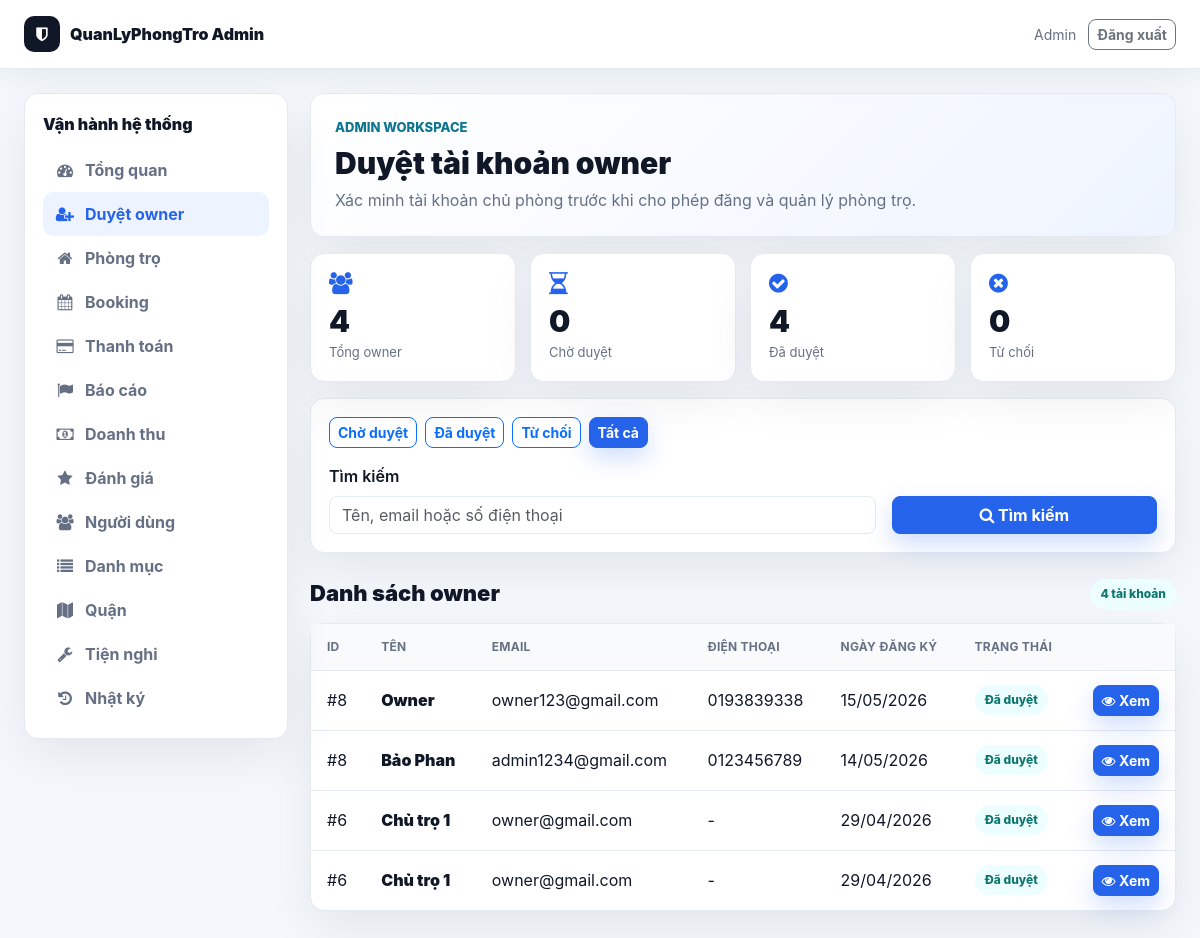
/public/admin/user_approvals.php?tab=all (signed in), run on the app's committed database.
### tables this page shows
CREATE TABLE `users` (
  `id` int(11) NOT NULL,
  `name` varchar(100) DEFAULT NULL,
  `email` varchar(150) DEFAULT NULL,
  `password` varchar(255) DEFAULT NULL,
  `reset_token` varchar(64) DEFAULT NULL,
  `reset_expires` datetime DEFAULT NULL,
  `force_password_change` tinyint(1) NOT NULL DEFAULT 0,
  `phone` varchar(20) DEFAULT NULL,
  `avatar` varchar(255) DEFAULT NULL,
  `role` enum('user','owner','admin') DEFAULT 'user',
  `created_at` timestamp NOT NULL DEFAULT current_timestamp(),
  `status` varchar(20) DEFAULT 'pending',
  `approved_by` int(11) DEFAULT NULL,
  `approved_at` datetime DEFAULT NULL,
  `rejection_reason` text DEFAULT NULL,
  `address` text DEFAULT NULL,
  `idcard_number` varchar(50) DEFAULT NULL,
  `trust_score` int(11) NOT NULL DEFAULT 0,
  `admin_note` text DEFAULT NULL,
  `verified_at` datetime DEFAULT NULL,
  `id_card_front` varchar(255) DEFAULT NULL,
  `id_card_back` varchar(255) DEFAULT NULL,
  `bank_name` varchar(100) DEFAULT NULL,
  `bank_account_no` varchar(50) DEFAULT NULL,
  `bank_account_name` varchar(100) DEFAULT NULL,
  `notify_email` tinyint(1) DEFAULT 1,
  `notify_booking` tinyint(1) DEFAULT 1,
  `show_phone` tinyint(1) DEFAULT 1,
  `dark_mode` tinyint(1) DEFAULT 0
);

### core/Database.php (called while the page is built, shortened)
<?php
class Database {
    private $conn;
    public function __construct($connection) {
        $this->conn = $connection;
    }
    public function getRow($sql) {
        $result = $this->conn->query($sql);
        if ($result && $result->num_rows > 0) {
            return $result->fetch_assoc();
        }
        return false;
    }
    public function getRows($sql) {
        $result = $this->conn->query($sql);
        if ($result && $result->num_rows > 0) {
            $rows = [];
            while ($row = $result->fetch_assoc()) {
                $rows[] = $row;
            }
            return $rows;
        }
        return [];
    }
    public function count($table, $where = '') {
        $sql = "SELECT COUNT(*) as count FROM $table";
        if ($where) {
            $sql .= " WHERE $where";
        }
        $result = $this->conn->query($sql);
        if ($result) {
            $row = $result->fetch_assoc();
            return $row['count'];
        }
        return 0;
    }
}
?>

### public/admin/user_approvals.php (the view, shortened to what this page needs)
<?php
require_once __DIR__ . '/../admin_init.php';
require_once __DIR__ . '/layout.php';
$page = max(1, (int)($_GET['page'] ?? 1));
$tab = $_GET['tab'] ?? 'pending';
$search = trim((string)($_GET['search'] ?? ''));
$limit = ITEMS_PER_PAGE;
$offset = ($page - 1) * $limit;
$where = "role = 'owner'";
$total = (int)($db->getRow("SELECT COUNT(*) AS total FROM users WHERE {$where}")['total'] ?? 0);
$users = $db->getRows("SELECT * FROM users WHERE {$where} ORDER BY created_at DESC LIMIT {$offset}, {$limit}");
$stats = [
    'total' => $db->count('users', "role = 'owner'"),
    'pending' => $db->count('users', "role = 'owner' AND status = 'pending'"),
    'approved' => $db->count('users', "role = 'owner' AND status = 'approved'"),
    'rejected' => $db->count('users', "role = 'owner' AND status = 'rejected'"),
];
$tabUrl = static fn(string $name): string => '?tab=' . urlencode($name) . ($search !== '' ? '&search=' . urlencode($search) : '');
?>
<div class="wb-grid wb-stats-4 mb-3">
    <div class="wb-card"><i class="fa fa-users wb-card-icon"></i><div class="wb-card-value"><?php echo (int)$stats['total']; ?></div><div class="wb-card-label">Tổng owner</div></div>
    <div class="wb-card"><i class="fa fa-hourglass-half wb-card-icon"></i><div class="wb-card-value"><?php echo (int)$stats['pending']; ?></div><div class="wb-card-label">Chờ duyệt</div></div>
    <div class="wb-card"><i class="fa fa-check-circle wb-card-icon"></i><div class="wb-card-value"><?php echo (int)$stats['approved']; ?></div><div class="wb-card-label">Đã duyệt</div></div>
    <div class="wb-card"><i class="fa fa-times-circle wb-card-icon"></i><div class="wb-card-value"><?php echo (int)$stats['rejected']; ?></div><div class="wb-card-label">Từ chối</div></div>
</div>
<div class="wb-card mb-3">
    <div class="d-flex flex-wrap gap-2 mb-3">
        <?php foreach (['pending' => 'Chờ duyệt', 'approved' => 'Đã duyệt', 'rejected' => 'Từ chối', 'all' => 'Tất cả'] as $key => $label): ?>
            <a class="btn btn-sm <?php echo $tab === $key ? 'btn-primary' : 'btn-outline-primary'; ?>" href="<?php echo $tabUrl($key); ?>"><?php echo $label; ?></a>
        <?php endforeach; ?>
    </div>
    <form method="GET" class="row g-3 align-items-end">
        <div class="col-md-8">
            <label class="form-label fw-semibold">Tìm kiếm</label>
            <input type="text" name="search" class="form-control" value="<?php echo admin_e($search); ?>" placeholder="Tên, email hoặc số điện thoại">
        </div>
        <div class="col-md-4">
            <button type="submit" class="btn btn-primary w-100"><i class="fa fa-search"></i> Tìm kiếm</button>
        </div>
    </form>
</div>
<div class="wb-section-head">
    <h2>Danh sách owner</h2>
    <span class="wb-pill"><?php echo $total; ?> tài khoản</span>
</div>
<div class="wb-table-card">
    <?php if ($users): ?>
        <table class="wb-table">
            <thead>
                <tr>
                    <th>ID</th>
                    <th>Tên</th>
                    <th>Email</th>
                    <th>Điện thoại</th>
                    <th>Ngày đăng ký</th>
                    <th>Trạng thái</th>
                    <th></th>
                </tr>
            </thead>
            <tbody>
                <?php foreach ($users as $user): ?>
                    <?php $status = (string)($user['status'] ?? 'pending'); ?>
                    <tr>
                        <td>#<?php echo (int)$user['id']; ?></td>
                        <td class="wb-title"><?php echo admin_e($user['name'] ?? 'N/A'); ?></td>
                        <td><?php echo admin_e($user['email'] ?? 'N/A'); ?></td>
                        <td><?php echo admin_e($user['phone'] ?? '-'); ?></td>
                        <td><?php echo !empty($user['created_at']) ? date('d/m/Y', strtotime((string)$user['created_at'])) : ''; ?></td>
                        <td><span class="wb-pill <?php echo admin_pill_class($status); ?>"><?php echo admin_status_label($status); ?></span></td>
                        <td class="text-end">
                            <a href="user_detail.php?id=<?php echo (int)$user['id']; ?>" class="btn btn-sm btn-primary"><i class="fa fa-eye"></i> Xem</a>
                        </td>
                    </tr>
                <?php endforeach; ?>
            </tbody>
        </table>
    <?php else: ?>
        <div class="wb-empty">Không có tài khoản owner phù hợp.</div>
    <?php endif; ?>
</div>

### public/assets/css/modern.css (style rules this page uses)
:root { --app-bg: #f4f7fb; --app-surface: #ffffff; --app-surface-soft: #f8fafc; --app-text: #172033; --app-muted: #667085; --app-border: #e5eaf2; --app-primary: #2563eb; --app-primary-dark: #1e40af; --app-accent: #14b8a6; --app-warning: #f59e0b; --app-danger: #dc2626; --app-success: #16a34a; --app-shadow: 0 14px 40px rgba(15, 23, 42, 0.08); --app-radius: 8px; }
body { background: var(--app-bg) !important; color: var(--app-text); font-family: "Inter", "Segoe UI", Arial, sans-serif !important; }
*, *::before, *::after { box-sizing: border-box; }
.btn, button, .btn-primary, .btn-view, .btn-search, .btn-cta { border-radius: var(--app-radius) !important; font-weight: 700; }
.btn-primary, .btn-view, .btn-search { background: var(--app-primary) !important; border-color: var(--app-primary) !important; box-shadow: 0 10px 24px rgba(37, 99, 235, 0.22); }
.form-control, .form-select, input, textarea, select { border-radius: var(--app-radius) !important; border-color: var(--app-border) !important; }

### public/assets/css/workbench.css (style rules this page uses)
:root { --wb-bg: #f4f7fb; --wb-surface: #ffffff; --wb-soft: #f8fafc; --wb-text: #101828; --wb-muted: #667085; --wb-border: #e5eaf2; --wb-primary: #2563eb; --wb-primary-dark: #1e40af; --wb-accent: #0e7490; --wb-success: #16a34a; --wb-warning: #f59e0b; --wb-danger: #dc2626; --wb-shadow: 0 18px 50px rgba(15, 23, 42, .07); }
body.workbench { min-height: 100vh; margin: 0; background: var(--wb-bg) !important; color: var(--wb-text); font-family: "Inter", "Segoe UI", Arial, sans-serif; }
.wb-sidebar, .wb-hero, .wb-card, .wb-table-card, .wb-list-card { background: var(--wb-surface); border: 1px solid var(--wb-border); border-radius: 14px; box-shadow: var(--wb-shadow); }
.wb-grid { display: grid; gap: 14px; }
.wb-stats-4 { grid-template-columns: repeat(4, minmax(0, 1fr)); }
.wb-card { padding: 18px; }
.wb-card-icon { color: var(--wb-primary); font-size: 22px; margin-bottom: 12px; }
.wb-card-value { font-size: 30px; line-height: 1; font-weight: 950; }
.wb-card-label { color: var(--wb-muted); font-size: 13px; margin-top: 7px; }
.wb-section-head { margin: 26px 0 14px; display: flex; align-items: center; justify-content: space-between; gap: 12px; }
.wb-section-head h2 { margin: 0; font-size: 22px; font-weight: 950; }
.wb-pill { display: inline-flex; align-items: center; gap: 6px; padding: 6px 10px; border-radius: 999px; background: #ecfeff; color: #0f766e; font-size: 12px; font-weight: 850; }
.wb-table { width: 100%; margin: 0; }
.wb-table th, .wb-table td { padding: 14px 16px; border-bottom: 1px solid var(--wb-border); vertical-align: middle; }
.wb-table th { color: var(--wb-muted); background: var(--wb-soft); font-size: 12px; text-transform: uppercase; letter-spacing: .02em; }
.wb-table tr:last-child td { border-bottom: 0; }
.wb-title { color: var(--wb-text); font-weight: 900; }

### data on the page
users: id "8", name "Owner", email "owner123@gmail.com", phone "0193839338", created_at "15/05/2026", status "Đã duyệt"
users: id "8", name "Bảo Phan", email "admin1234@gmail.com", phone "0123456789", created_at "14/05/2026", status "Đã duyệt"
users: id "6", name "Chủ trọ 1", email "owner@gmail.com", phone "-", created_at "29/04/2026", status "Đã duyệt"
users: id "6", name "Chủ trọ 1", email "owner@gmail.com", phone "-", created_at "29/04/2026", status "Đã duyệt"

### other printed values
admin_e(admin_current_name()) "Admin"
admin_e($item['label']) "Tổng quan"
admin_e($item['label']) "Duyệt owner"
admin_e($item['label']) "Phòng trọ"
admin_e($item['label']) "Booking"
admin_e($item['label']) "Thanh toán"
admin_e($item['label']) "Báo cáo"
admin_e($item['label']) "Doanh thu"
admin_e($item['label']) "Đánh giá"
admin_e($item['label']) "Người dùng"
admin_e($item['label']) "Danh mục"
admin_e($item['label']) "Quận"
admin_e($item['label']) "Tiện nghi"
admin_e($item['label']) "Nhật ký"
admin_e($title) "Duyệt tài khoản owner"
